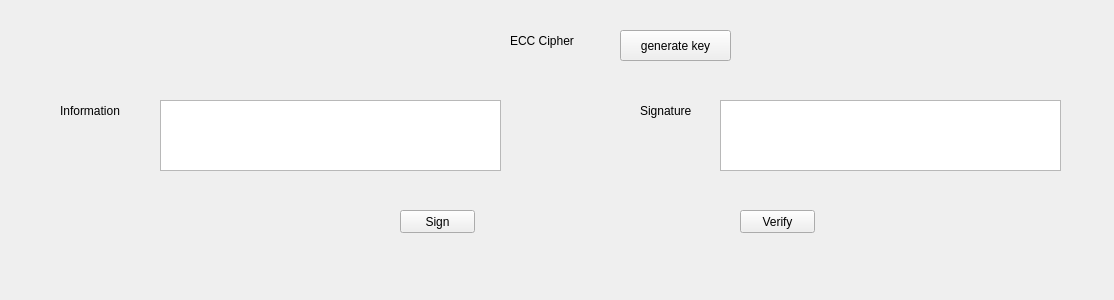
<?xml version="1.0" encoding="UTF-8"?>
<ui version="4.0">
 <class>Form</class>
 <widget class="QWidget" name="Form">
  <property name="geometry">
   <rect>
    <x>0</x>
    <y>0</y>
    <width>1114</width>
    <height>300</height>
   </rect>
  </property>
  <property name="windowTitle">
   <string>Form</string>
  </property>
  <widget class="QPlainTextEdit" name="plainTextEdit">
   <property name="geometry">
    <rect>
     <x>160</x>
     <y>100</y>
     <width>341</width>
     <height>71</height>
    </rect>
   </property>
  </widget>
  <widget class="QLabel" name="label_5">
   <property name="geometry">
    <rect>
     <x>510</x>
     <y>20</y>
     <width>71</width>
     <height>41</height>
    </rect>
   </property>
   <property name="text">
    <string>ECC Cipher</string>
   </property>
  </widget>
  <widget class="QLabel" name="label_6">
   <property name="geometry">
    <rect>
     <x>60</x>
     <y>100</y>
     <width>71</width>
     <height>21</height>
    </rect>
   </property>
   <property name="text">
    <string>Information</string>
   </property>
  </widget>
  <widget class="QPlainTextEdit" name="plainTextEdit_2">
   <property name="geometry">
    <rect>
     <x>720</x>
     <y>100</y>
     <width>341</width>
     <height>71</height>
    </rect>
   </property>
  </widget>
  <widget class="QLabel" name="label_7">
   <property name="geometry">
    <rect>
     <x>640</x>
     <y>100</y>
     <width>71</width>
     <height>21</height>
    </rect>
   </property>
   <property name="text">
    <string>Signature</string>
   </property>
  </widget>
  <widget class="QPushButton" name="pushButton">
   <property name="geometry">
    <rect>
     <x>400</x>
     <y>210</y>
     <width>75</width>
     <height>23</height>
    </rect>
   </property>
   <property name="text">
    <string>Sign</string>
   </property>
  </widget>
  <widget class="QPushButton" name="pushButton_2">
   <property name="geometry">
    <rect>
     <x>740</x>
     <y>210</y>
     <width>75</width>
     <height>23</height>
    </rect>
   </property>
   <property name="text">
    <string>Verify</string>
   </property>
  </widget>
  <widget class="QPushButton" name="pushButton_3">
   <property name="geometry">
    <rect>
     <x>620</x>
     <y>30</y>
     <width>111</width>
     <height>31</height>
    </rect>
   </property>
   <property name="text">
    <string>generate key</string>
   </property>
  </widget>
 </widget>
 <resources/>
 <connections/>
</ui>
